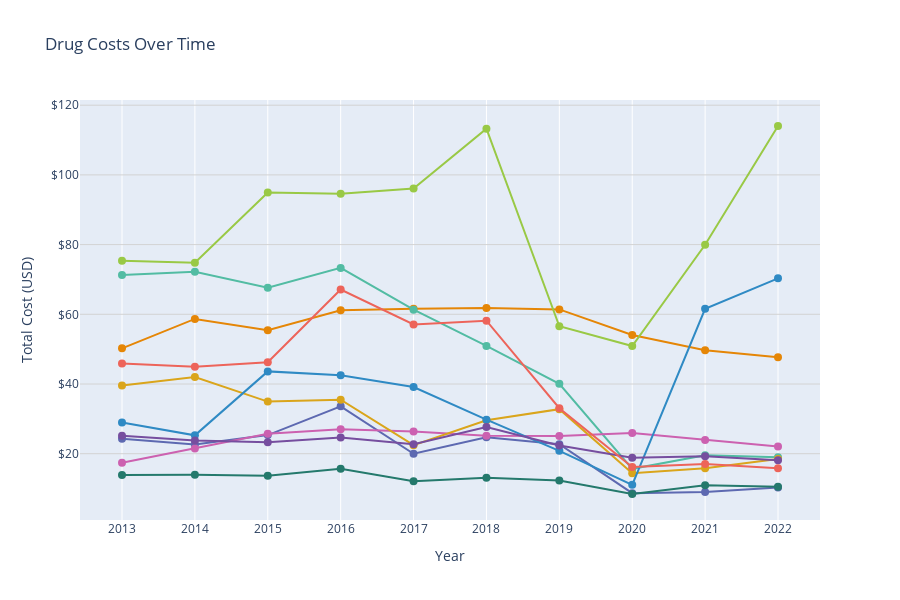

Notebook source saved alongside this figure:
### Code cell
import pandas as pd
import plotly.express as px
import plotly.graph_objects as go
from plotly.subplots import make_subplots



fig = go.Figure()

# Get unique drugs
drugs = drug_price_over_year['name'].unique()

colors = px.colors.qualitative.Vivid
# Add a line for each drug
for i, drug in enumerate(drugs):
    drug_data = drug_price_over_year[drug_price_over_year['name'] == drug]
    color_idx = i % len(colors)
    fig.add_trace(
        go.Scatter(
            x=drug_data['year'],
            y=drug_data['total_cost'],
            mode='lines+markers',
            name=drug,
            line=dict(color=colors[color_idx], width=2),
            marker=dict(color=colors[color_idx], size=8),
            hovertemplate='<b>%{text}</b><br>Year: %{x}<br>Cost: $%{y:.2f}<extra></extra>',
            text=[drug] * len(drug_data)
        )
    )

fig.update_layout(
    showlegend=False
)
# Customize layout
fig.update_layout(
    title='Drug Costs Over Time',
    xaxis=dict(
        title='Year',
        tickmode='linear',
        dtick=1
    ),
    yaxis=dict(
        title='Total Cost (USD)',
        tickprefix='$',
        gridcolor='lightgray'
    ),
    hovermode='closest',
    height=600,
    width=900
)


# Show the plot
fig.show()

# Save the plot if needed
# fig.write_html('drug_costs_over_time.html')

#py.plot(fig, filename="pricing_history_top_30", auto_open = True)

### Figure 1 — Plotly figure (JSON) as saved in the notebook; plotly's stock layout.template omitted (floating-point values rounded to 4 significant figures)
{"data": [{"hovertemplate": "<b>%{text}</b><br>Year: %{x}<br>Cost: $%{y:.2f}<extra></extra>", "line": {"color": "rgb(229, 134, 6)", "width": 2}, "marker": {"color": "rgb(229, 134, 6)", "size": 8}, "mode": "lines+markers", "name": "Albuterol", "text": ["Albuterol", "Albuterol", "Albuterol", "Albuterol", "Albuterol", "Albuterol", "Albuterol", "Albuterol", "Albuterol", "Albuterol"], "type": "scatter", "x": [2013, 2014, 2015, 2016, 2017, 2018, 2019, 2020, 2021, 2022], "y": [50.23, 58.67, 55.42, 61.18, 61.62, 61.82, 61.41, 54.06, 49.69, 47.7]}, {"hovertemplate": "<b>%{text}</b><br>Year: %{x}<br>Cost: $%{y:.2f}<extra></extra>", "line": {"color": "rgb(93, 105, 177)", "width": 2}, "marker": {"color": "rgb(93, 105, 177)", "size": 8}, "mode": "lines+markers", "name": "Amlodipine", "text": ["Amlodipine", "Amlodipine", "Amlodipine", "Amlodipine", "Amlodipine", "Amlodipine", "Amlodipine", "Amlodipine", "Amlodipine", "Amlodipine"], "type": "scatter", "x": [2013, 2014, 2015, 2016, 2017, 2018, 2019, 2020, 2021, 2022], "y": [24.31, 22.67, 25.34, 33.6, 19.98, 24.7, 22.74, 8.67, 8.99, 10.29]}, {"hovertemplate": "<b>%{text}</b><br>Year: %{x}<br>Cost: $%{y:.2f}<extra></extra>", "line": {"color": "rgb(82, 188, 163)", "width": 2}, "marker": {"color": "rgb(82, 188, 163)", "size": 8}, "mode": "lines+markers", "name": "Atorvastatin", "text": ["Atorvastatin", "Atorvastatin", "Atorvastatin", "Atorvastatin", "Atorvastatin", "Atorvastatin", "Atorvastatin", "Atorvastatin", "Atorvastatin", "Atorvastatin"], "type": "scatter", "x": [2013, 2014, 2015, 2016, 2017, 2018, 2019, 2020, 2021, 2022], "y": [71.26, 72.21, 67.63, 73.32, 61.34, 50.91, 40.05, 15.67, 19.58, 19]}, {"hovertemplate": "<b>%{text}</b><br>Year: %{x}<br>Cost: $%{y:.2f}<extra></extra>", "line": {"color": "rgb(153, 201, 69)", "width": 2}, "marker": {"color": "rgb(153, 201, 69)", "size": 8}, "mode": "lines+markers", "name": "Gabapentin", "text": ["Gabapentin", "Gabapentin", "Gabapentin", "Gabapentin", "Gabapentin", "Gabapentin", "Gabapentin", "Gabapentin", "Gabapentin", "Gabapentin"], "type": "scatter", "x": [2013, 2014, 2015, 2016, 2017, 2018, 2019, 2020, 2021, 2022], "y": [75.38, 74.78, 94.96, 94.6, 96.12, 113.3, 56.57, 50.89, 79.94, 114.0]}, {"hovertemplate": "<b>%{text}</b><br>Year: %{x}<br>Cost: $%{y:.2f}<extra></extra>", "line": {"color": "rgb(204, 97, 176)", "width": 2}, "marker": {"color": "rgb(204, 97, 176)", "size": 8}, "mode": "lines+markers", "name": "Levothyroxine", "text": ["Levothyroxine", "Levothyroxine", "Levothyroxine", "Levothyroxine", "Levothyroxine", "Levothyroxine", "Levothyroxine", "Levothyroxine", "Levothyroxine", "Levothyroxine"], "type": "scatter", "x": [2013, 2014, 2015, 2016, 2017, 2018, 2019, 2020, 2021, 2022], "y": [17.42, 21.5, 25.75, 27.02, 26.39, 25.14, 25.1, 25.95, 23.92, 22.05]}, {"hovertemplate": "<b>%{text}</b><br>Year: %{x}<br>Cost: $%{y:.2f}<extra></extra>", "line": {"color": "rgb(36, 121, 108)", "width": 2}, "marker": {"color": "rgb(36, 121, 108)", "size": 8}, "mode": "lines+markers", "name": "Lisinopril", "text": ["Lisinopril", "Lisinopril", "Lisinopril", "Lisinopril", "Lisinopril", "Lisinopril", "Lisinopril", "Lisinopril", "Lisinopril", "Lisinopril"], "type": "scatter", "x": [2013, 2014, 2015, 2016, 2017, 2018, 2019, 2020, 2021, 2022], "y": [13.88, 13.93, 13.71, 15.7, 12.11, 13.07, 12.33, 8.44, 10.94, 10.54]}, {"hovertemplate": "<b>%{text}</b><br>Year: %{x}<br>Cost: $%{y:.2f}<extra></extra>", "line": {"color": "rgb(218, 165, 27)", "width": 2}, "marker": {"color": "rgb(218, 165, 27)", "size": 8}, "mode": "lines+markers", "name": "Losartan", "text": ["Losartan", "Losartan", "Losartan", "Losartan", "Losartan", "Losartan", "Losartan", "Losartan", "Losartan", "Losartan"], "type": "scatter", "x": [2013, 2014, 2015, 2016, 2017, 2018, 2019, 2020, 2021, 2022], "y": [39.59, 41.98, 34.95, 35.5, 22.44, 29.6, 32.79, 14.38, 15.84, 18.46]}, {"hovertemplate": "<b>%{text}</b><br>Year: %{x}<br>Cost: $%{y:.2f}<extra></extra>", "line": {"color": "rgb(47, 138, 196)", "width": 2}, "marker": {"color": "rgb(47, 138, 196)", "size": 8}, "mode": "lines+markers", "name": "Metformin", "text": ["Metformin", "Metformin", "Metformin", "Metformin", "Metformin", "Metformin", "Metformin", "Metformin", "Metformin", "Metformin"], "type": "scatter", "x": [2013, 2014, 2015, 2016, 2017, 2018, 2019, 2020, 2021, 2022], "y": [28.96, 25.28, 43.62, 42.54, 39.12, 29.76, 20.82, 11.07, 61.58, 70.33]}, {"hovertemplate": "<b>%{text}</b><br>Year: %{x}<br>Cost: $%{y:.2f}<extra></extra>", "line": {"color": "rgb(118, 78, 159)", "width": 2}, "marker": {"color": "rgb(118, 78, 159)", "size": 8}, "mode": "lines+markers", "name": "Metoprolol", "text": ["Metoprolol", "Metoprolol", "Metoprolol", "Metoprolol", "Metoprolol", "Metoprolol", "Metoprolol", "Metoprolol", "Metoprolol", "Metoprolol"], "type": "scatter", "x": [2013, 2014, 2015, 2016, 2017, 2018, 2019, 2020, 2021, 2022], "y": [25.12, 23.82, 23.29, 24.65, 22.71, 27.67, 22.37, 18.87, 19.27, 18.15]}, {"hovertemplate": "<b>%{text}</b><br>Year: %{x}<br>Cost: $%{y:.2f}<extra></extra>", "line": {"color": "rgb(237, 100, 90)", "width": 2}, "marker": {"color": "rgb(237, 100, 90)", "size": 8}, "mode": "lines+markers", "name": "Omeprazole", "text": ["Omeprazole", "Omeprazole", "Omeprazole", "Omeprazole", "Omeprazole", "Omeprazole", "Omeprazole", "Omeprazole", "Omeprazole", "Omeprazole"], "type": "scatter", "x": [2013, 2014, 2015, 2016, 2017, 2018, 2019, 2020, 2021, 2022], "y": [45.86, 44.95, 46.23, 67.1, 57.11, 58.16, 33.05, 16.18, 17.02, 15.85]}], "layout": {"height": 600, "hovermode": "closest", "showlegend": false, "title": {"text": "Drug Costs Over Time"}, "width": 900, "xaxis": {"dtick": 1, "tickmode": "linear", "title": {"text": "Year"}}, "yaxis": {"gridcolor": "lightgray", "tickprefix": "$", "title": {"text": "Total Cost (USD)"}}}}
